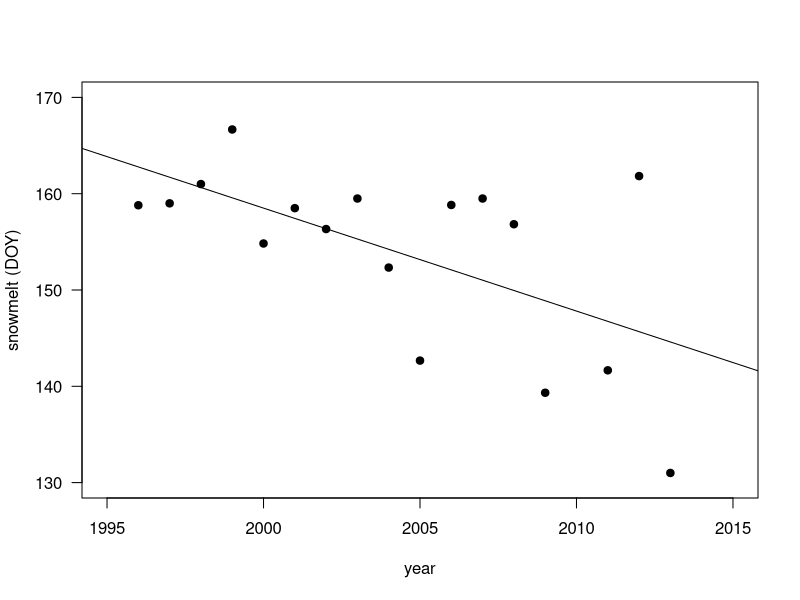
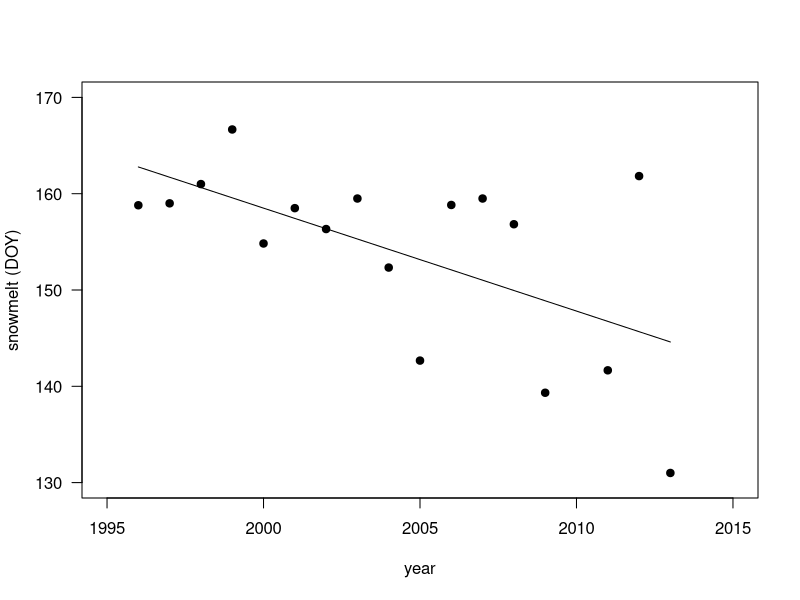
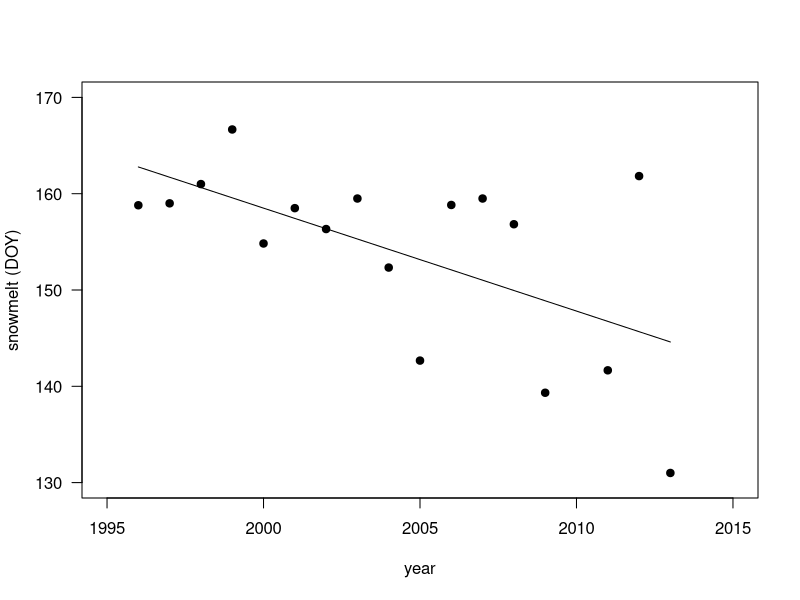
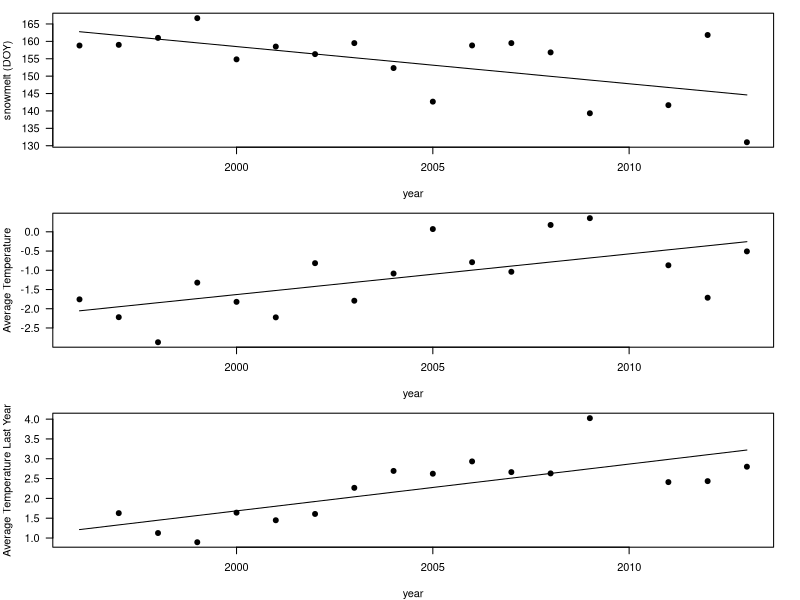

These figures' R source, in order:
## ---- chunk 1

boloria <- read.csv("boloria.csv")
colias <-read.csv("colias.csv")

snow.years = aggregate(boloria$snow, list(boloria$year), mean)  
head(snow.years)

year.dat = aggregate(boloria[c("snow", "mayjun", "mayaug.1")], 
    list(year = boloria$year), mean)
head(year.dat)

fit.snow = lm(snow ~ year, data = year.dat)
class(fit.snow)
str(fit.snow)
summary(fit.snow)

plot(year.dat$year, year.dat$snow, pch = 19, xlab = "year", ylab = "snowmelt (DOY)", 
    las = 1, ylim = c(130, 170), yaxp = c(130, 170, 4), xlim = c(1995, 
        2015), xaxp = c(1995, 2015, 4))
abline(fit.snow)

xv = seq(1996, 2013, 1)  #The range of x-values that I want to fit the line to
predict.snow = predict(fit.snow, list(year = xv))  #predicted values that correspond to those x-values.
predict.snow

plot(year.dat$year, year.dat$snow, pch = 19, xlab = "year", ylab = "snowmelt (DOY)", 
    las = 1, ylim = c(130, 170), yaxp = c(130, 170, 4), xlim = c(1995, 
        2015), xaxp = c(1995, 2015, 4))
lines(xv, predict.snow)

xv2 = c(1996, 2013)  #just the minimum and maximum values on the x-axis
predict.snow2 = predict(fit.snow, list(year = xv))
plot(year.dat$year, year.dat$snow, pch = 19, xlab = "year", ylab = "snowmelt (DOY)", 
    las = 1, ylim = c(130, 170), yaxp = c(130, 170, 4), xlim = c(1995, 
        2015), xaxp = c(1995, 2015, 4))
lines(xv, predict.snow)

fit.snow = lm(snow ~ year, data = year.dat)  #regression fit for snowmelt date
fit.mayjun = lm(mayjun ~ year, data = year.dat)  #regression fit for May-June temp
fit.mayaug.1 = lm(mayaug.1 ~ year, data = year.dat)  #regression fit for May-Aug temp from last year.

# set up fit line x- and y-values
xv = seq(1996, 2013, 1)
predict.snow = predict(fit.snow, list(year = xv))
predict.mayjun = predict(fit.mayjun, list(year = xv))
predict.mayaug.1 = predict(fit.mayaug.1, list(year = xv))

# plot multi-panel figure
par(mfrow = c(3, 1), mar = c(4, 4, 1, 2))

plot(year.dat$year, year.dat$snow, pch = 19, xlab = "year", ylab = "snowmelt (DOY)", 
    las = 1)
lines(xv, predict.snow)

plot(year.dat$year, year.dat$mayjun, pch = 19, xlab = "year", 
    ylab = "Average Temperature", las = 1)
lines(xv, predict.mayjun)

plot(year.dat$year, year.dat$mayaug.1, pch = 19, xlab = "year", 
    ylab = "Average Temperature Last Year", las = 1)
lines(xv, predict.mayaug.1)
